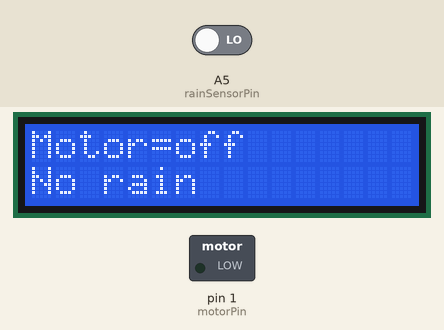
The sketch below on a simulated Arduino Uno, built with avr-gcc and run on an emulated ATmega328P. Parts: 16×2 character LCD, switched loads named in the sketch (green lamp = pin HIGH). Inputs (shaded band) come from the test bench; at power-on: A5 (rainSensorPin) LOW.

Above: at 1.2 s.
1.3 s: A5 (rainSensorPin) driven HIGH
At 2.5 s:
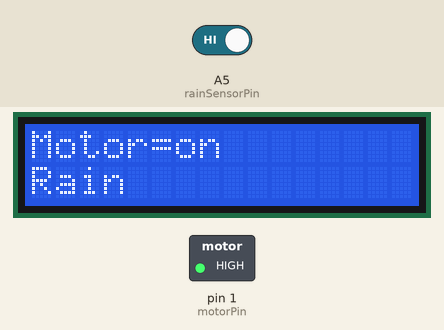
3.0 s: A5 (rainSensorPin) driven LOW
At 4.2 s:
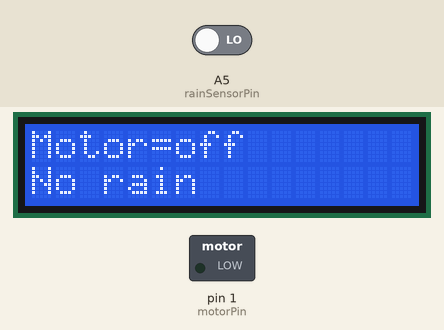
Timing chart, 0 to 6.0 s (numbered marks = the images above; inputs shaded):
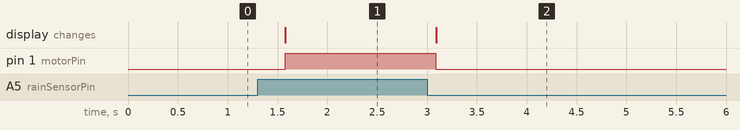

Measured:
- after the input at 1.3 s, pin 1 (motorPin): LOW → HIGH after 0.28 s; the display: changes after 0.28 s (image 1)
- after the input at 3.0 s, pin 1 (motorPin): HIGH → LOW after 0.09 s; the display: changes after 0.09 s (image 2)

The sketch:

DATA.ino
```cpp
#include <LiquidCrystal.h>


 const int rs = 12, en = 11, d4 = 5, d5 = 4, d6 = 3, d7 = 2;

LiquidCrystal lcd(rs, en, d4, d5, d6, d7);// LCD pins: RS, E, D4, D5, D6, D7

int rainSensorPin = A5;

int motorPin = 1;

int motorStatus = LOW;


void setup() {

  lcd.begin(16, 2); // Initialize the LCD

  pinMode(rainSensorPin, INPUT);

  pinMode(motorPin, OUTPUT);

}


void loop() {

  int rainStatus = digitalRead(rainSensorPin);


  if (rainStatus == HIGH) {

    motorStatus = HIGH;

    digitalWrite(motorPin, motorStatus);

    lcd.clear();

    lcd.print("Motor=on");

    lcd.setCursor(0,1);

    lcd.print("Rain");


  } else {

    motorStatus = LOW;

    digitalWrite(motorPin, motorStatus);

    lcd.clear();

    lcd.print("Motor=off");

    lcd.setCursor(0,1);

     lcd.print("No rain");


  }


  delay(500); // Delay for stability

}
```
